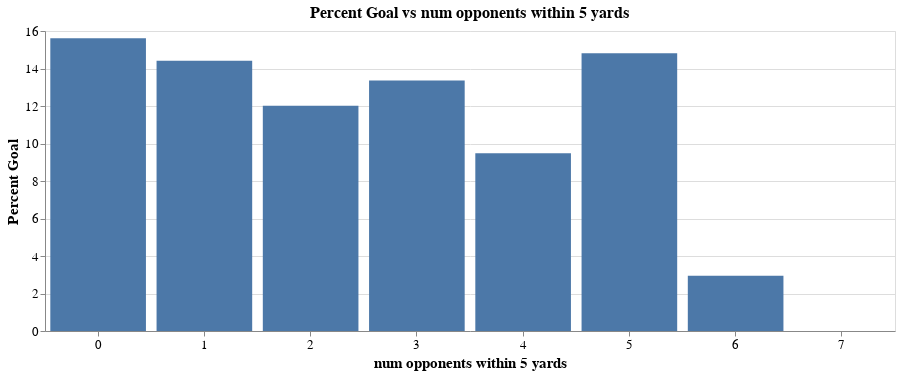

Notebook cell for this chart:
### Markdown cell above
#### 2.3.2 Percent goals by num opponents within 5 yards

### Code cell
plot_percent_goal_vs_attr("num opponents within 5 yards", "bar")

### Figure 1 — Vega-Lite specification as saved in the notebook (floating-point values rounded to 4 significant figures)
{"config": {"view": {"continuousWidth": 400, "continuousHeight": 300}, "axis": {"labelFontSize": 13, "titleFontSize": 15}, "title": {"fontSize": 16}}, "data": {"name": "data-29242d85c1690ca4b4531d8ebca3cec8"}, "mark": "bar", "encoding": {"x": {"type": "nominal", "axis": {"labelAngle": 0, "title": "num opponents within 5 yards"}, "field": "num opponents within 5 yards"}, "y": {"type": "quantitative", "axis": {"title": "Percent Goal"}, "field": "Percent Goal"}}, "height": 300, "title": "Percent Goal vs num opponents within 5 yards", "width": 850, "$schema": "https://vega.github.io/schema/vega-lite/v4.8.1.json", "datasets": {"data-29242d85c1690ca4b4531d8ebca3cec8": [{"num opponents within 5 yards": 0, "No Goal": 1346.0, "Goal": 249.0, "Percent Goal": 15.61}, {"num opponents within 5 yards": 1, "No Goal": 2439.0, "Goal": 411.0, "Percent Goal": 14.42}, {"num opponents within 5 yards": 2, "No Goal": 2005.0, "Goal": 274.0, "Percent Goal": 12.01}, {"num opponents within 5 yards": 3, "No Goal": 860.0, "Goal": 133.0, "Percent Goal": 13.35}, {"num opponents within 5 yards": 4, "No Goal": 330.0, "Goal": 35.0, "Percent Goal": 9.485}, {"num opponents within 5 yards": 5, "No Goal": 87.0, "Goal": 16.0, "Percent Goal": 14.81}, {"num opponents within 5 yards": 6, "No Goal": 27.0, "Goal": 1.0, "Percent Goal": 2.941}, {"num opponents within 5 yards": 7, "No Goal": 3.0, "Goal": 0.0, "Percent Goal": 0.0}]}}
